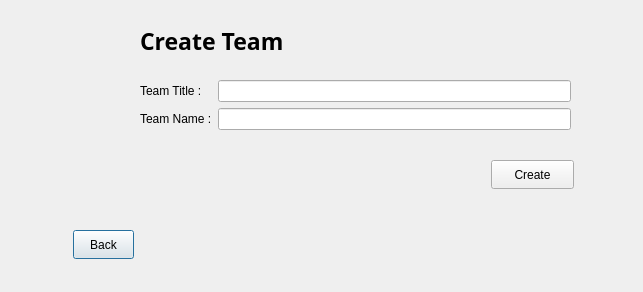
<?xml version="1.0" encoding="UTF-8"?>
<ui version="4.0">
 <class>CreateTeamPage</class>
 <widget class="QDialog" name="CreateTeamPage">
  <property name="geometry">
   <rect>
    <x>0</x>
    <y>0</y>
    <width>643</width>
    <height>292</height>
   </rect>
  </property>
  <property name="windowTitle">
   <string>Dialog</string>
  </property>
  <widget class="QPushButton" name="pushButton">
   <property name="geometry">
    <rect>
     <x>73</x>
     <y>230</y>
     <width>61</width>
     <height>29</height>
    </rect>
   </property>
   <property name="text">
    <string>Back</string>
   </property>
  </widget>
  <widget class="QPushButton" name="pushButton_2">
   <property name="geometry">
    <rect>
     <x>491</x>
     <y>160</y>
     <width>83</width>
     <height>29</height>
    </rect>
   </property>
   <property name="text">
    <string>Create</string>
   </property>
  </widget>
  <widget class="QLabel" name="label">
   <property name="geometry">
    <rect>
     <x>140</x>
     <y>10</y>
     <width>361</width>
     <height>61</height>
    </rect>
   </property>
   <property name="font">
    <font>
     <family>Rockwell Extra Bold</family>
     <pointsize>17</pointsize>
     <bold>true</bold>
    </font>
   </property>
   <property name="text">
    <string>Create Team</string>
   </property>
  </widget>
  <widget class="QWidget" name="formLayoutWidget">
   <property name="geometry">
    <rect>
     <x>140</x>
     <y>80</y>
     <width>431</width>
     <height>71</height>
    </rect>
   </property>
   <layout class="QFormLayout" name="formLayout">
    <item row="0" column="0">
     <widget class="QLabel" name="label_2">
      <property name="text">
       <string>Team Title : </string>
      </property>
     </widget>
    </item>
    <item row="1" column="0">
     <widget class="QLabel" name="label_3">
      <property name="text">
       <string>Team Name :</string>
      </property>
     </widget>
    </item>
    <item row="0" column="1">
     <widget class="QLineEdit" name="TitleOrganization"/>
    </item>
    <item row="1" column="1">
     <widget class="QLineEdit" name="OrganizationName"/>
    </item>
   </layout>
  </widget>
 </widget>
 <resources/>
 <connections/>
</ui>
